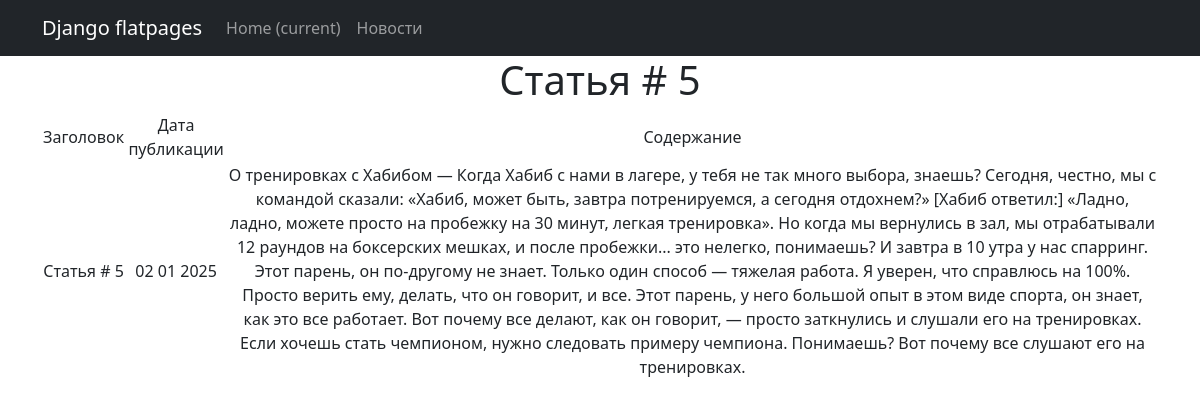
The app's page /news/9 with its own data.
### new_portal/models.py (models this page shows, shortened)
class Post(models.Model):
    author = models.ForeignKey(Author, on_delete=models.CASCADE)  # 'связь один ко многим' с моделью Author
    choice_type = models.CharField(max_length=2, choices=POST_TYPE_CHOICES, default='AR')  # Выбор типа сообщения
    time_in = models.DateTimeField(auto_now_add=True)  # автоматическое добавление даты и времени при создании поста
    categories = models.ManyToManyField(Category, through='PostCategory')  # 'связь многие ко многим' через PostCategory
    title = models.CharField(max_length=128)
    content = models.TextField()
    rating = models.IntegerField(default=0)

### new_portal/views.py (the view)
# urls.py: path('<int:pk>', NewsDetail.as_view())
class NewsDetail(DetailView):
    model = Post
    template_name = 'news_id.html'
    context_object_name = 'news_id'

### new_portal/templatetags/censor_filters.py (called while the page is built)
@register.filter()  # декоратор, регистрирует функцию как фильтр (для применения его в шаблонах)
def censor(text):
    for el in BAD_WORDS:  # перебор списка слов и замена на *, при совпадении
        pattern = re.compile(r'\b{}\b'.format(el), re.IGNORECASE)
        censored_word = el[0] + '*' * (len(el) - 1)
        text = re.sub(pattern, censored_word, text)
    return text

### new_portal/templates/news_id.html (shortened to what this page needs)
{% extends 'flatpages/default.html' %}
{% load censor_filters %}
{% block content %}
<h1>{{ news_id.title }}</h1>
{% if news_id %}
        <table>
            <tr>
                <td>Заголовок</td>
                <td>Дата публикации</td>
                <td>Содержание</td>
            </tr>
            <tr>
                <td>{{ news_id.title|censor }}</td>
                <td>{{ news_id.time_in|date:'d m Y' }}</td>
                <td>{{ news_id.content|censor}}</td>
            </tr>
        </table>
    {% endif %}
{% endblock content %}

### records on screen
Post: title "Статья # 5", title|censor "Статья # 5", time_in "02 01 2025", content|censor "О тренировках с Хабибом — Когда Хабиб с нами в лагере, у тебя не так много выбора, знаешь? Сегодня, честно, мы с командой сказали: «Хабиб, может быть, завтра потренируемся, а сегодня отдохнем?» [Хабиб ответил:] «Ладно, ладно, можете просто на пробежку на 30 минут, легкая тренировка». Но когда мы вернулись в зал, мы отрабатывали 12 раундов на боксерских мешках, и после пробежки... это нелегко, понимаешь? И завтра в 10 утра у нас спарринг. Этот парень, он по-другому не знает. Только один способ — тяжелая работа. Я уверен, что справлюсь на 100%. Просто верить ему, делать, что он говорит, и все. Этот парень, у него большой опыт в этом виде спорта, он знает, как это все работает. Вот почему все…"
